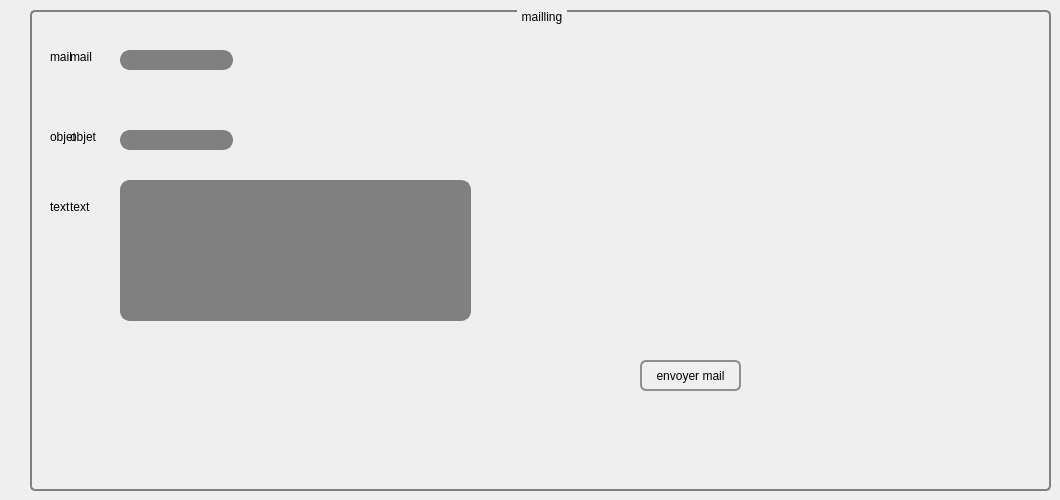
        <widget class="QWidget" name="tab_22">
         <attribute name="title">
          <string>envoyer mail </string>
         </attribute>
         <widget class="QLabel" name="label_90">
          <property name="geometry">
           <rect>
            <x>50</x>
            <y>50</y>
            <width>47</width>
            <height>14</height>
           </rect>
          </property>
          <property name="styleSheet">
           <string notr="true">font: 25 8pt &quot;Footlight MT Light&quot;;</string>
          </property>
          <property name="text">
           <string>mail</string>
          </property>
         </widget>
         <widget class="QLabel" name="label_91">
          <property name="geometry">
           <rect>
            <x>50</x>
            <y>130</y>
            <width>47</width>
            <height>14</height>
           </rect>
          </property>
          <property name="styleSheet">
           <string notr="true">font: 25 8pt &quot;Footlight MT Light&quot;;</string>
          </property>
          <property name="text">
           <string>objet</string>
          </property>
         </widget>
         <widget class="QLabel" name="label_92">
          <property name="geometry">
           <rect>
            <x>50</x>
            <y>200</y>
            <width>47</width>
            <height>14</height>
           </rect>
          </property>
          <property name="styleSheet">
           <string notr="true">font: 25 8pt &quot;Footlight MT Light&quot;;</string>
          </property>
          <property name="text">
           <string>text</string>
          </property>
         </widget>
         <widget class="QGroupBox" name="groupBox_20">
          <property name="geometry">
           <rect>
            <x>30</x>
            <y>10</y>
            <width>1021</width>
            <height>481</height>
           </rect>
          </property>
          <property name="styleSheet">
           <string notr="true">QGroupBox {
    background-color: qlineargradient(x1: 0, y1: 0, x2: 0, y2: 1,
                                      stop: 0 #E0E0E0, stop: 1 #FFFFFF);
    border: 2px solid gray;
    border-radius: 5px;
    margin-top: 1ex; /* leave space at the top for the title */
}

QGroupBox::title {
    subcontrol-origin: margin;
    subcontrol-position: top center; /* position at the top center */
    padding: 0 3px;
    background-color: qlineargradient(x1: 0, y1: 0, x2: 0, y2: 1,
                                      stop: 0 #FF0ECE, stop: 1 #FFFFFF);
}</string>
          </property>
          <property name="title">
           <string>mailling</string>
          </property>
          <widget class="QTextEdit" name="text_mail">
           <property name="geometry">
            <rect>
             <x>90</x>
             <y>170</y>
             <width>351</width>
             <height>141</height>
            </rect>
           </property>
           <property name="styleSheet">
            <string notr="true">QTextEdit {
    border: 2px solid gray;
    border-radius: 10px;
    padding: 0 8px;
    background: grey;
    selection-background-color: darkgray;
}
</string>
           </property>
          </widget>
          <widget class="QPushButton" name="envoyermail">
           <property name="geometry">
            <rect>
             <x>610</x>
             <y>350</y>
             <width>101</width>
             <height>31</height>
            </rect>
           </property>
           <property name="styleSheet">
            <string notr="true">QPushButton {
    border: 2px solid #8f8f91;
    border-radius: 6px;
    background-color: qlineargradient(x1: 0, y1: 0, x2: 0, y2: 1,
                                      stop: 0 #f6f7fa, stop: 1 #dadbde);
    min-width: 80px;
}

QPushButton:pressed {
    background-color: qlineargradient(x1: 0, y1: 0, x2: 0, y2: 1,
                                      stop: 0 #dadbde, stop: 1 #f6f7fa);
}

QPushButton:flat {
    border: none; /* no border for a flat push button */
}

QPushButton:default {
    border-color: navy; /* make the default button prominent */
}</string>
           </property>
           <property name="text">
            <string>envoyer mail</string>
           </property>
           <property name="icon">
            <iconset resource="imagee.qrc">
             <normaloff>:/pics/Capture d’écran 2021-05-01 112813.png</normaloff>:/pics/Capture d’écran 2021-05-01 112813.png</iconset>
           </property>
          </widget>
          <widget class="QLineEdit" name="mail_2">
           <property name="geometry">
            <rect>
             <x>90</x>
             <y>40</y>
             <width>113</width>
             <height>20</height>
            </rect>
           </property>
           <property name="styleSheet">
            <string notr="true">QLineEdit {
    border: 2px solid gray;
    border-radius: 10px;
    padding: 0 8px;
    background: grey;
    selection-background-color: darkgray;
}
</string>
           </property>
          </widget>
          <widget class="QLineEdit" name="objet_mail">
           <property name="geometry">
            <rect>
             <x>90</x>
             <y>120</y>
             <width>113</width>
             <height>20</height>
            </rect>
           </property>
           <property name="styleSheet">
            <string notr="true">QLineEdit {
    border: 2px solid gray;
    border-radius: 10px;
    padding: 0 8px;
    background: grey;
    selection-background-color: darkgray;
}
</string>
           </property>
          </widget>
          <widget class="QLabel" name="label_110">
           <property name="geometry">
            <rect>
             <x>40</x>
             <y>190</y>
             <width>47</width>
             <height>14</height>
            </rect>
           </property>
           <property name="styleSheet">
            <string notr="true">font: 25 8pt &quot;Footlight MT Light&quot;;</string>
           </property>
           <property name="text">
            <string>text</string>
           </property>
          </widget>
          <widget class="QLabel" name="label_109">
           <property name="geometry">
            <rect>
             <x>40</x>
             <y>120</y>
             <width>47</width>
             <height>14</height>
            </rect>
           </property>
           <property name="styleSheet">
            <string notr="true">font: 25 8pt &quot;Footlight MT Light&quot;;</string>
           </property>
           <property name="text">
            <string>objet</string>
           </property>
          </widget>
          <widget class="QLabel" name="label_108">
           <property name="geometry">
            <rect>
             <x>40</x>
             <y>40</y>
             <width>47</width>
             <height>14</height>
            </rect>
           </property>
           <property name="styleSheet">
            <string notr="true">font: 25 8pt &quot;Footlight MT Light&quot;;</string>
           </property>
           <property name="text">
            <string>mail</string>
           </property>
          </widget>
         </widget>
        </widget>
